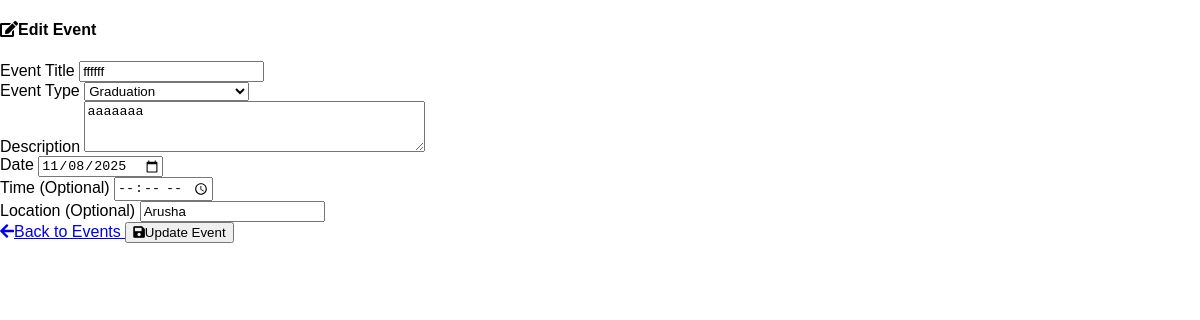
The app's page /primary_dashboard/events/edit/7/ (signed in) with its own data.
### primary_dashboard/models.py (models this page shows, shortened)
class Event(models.Model):
    EVENT_TYPES = [
        ('graduation', 'Graduation'),
        ('meeting', 'Parent-Teacher Meeting'),
        ('sports', 'Sports Event'),
        ('cultural', 'Cultural Event'),
        ('exam', 'Exam Related'),
        ('holiday', 'Holiday/Closure'),
        ('Others', 'others'),
    ]
    title = models.CharField(max_length=255)
    description = models.TextField()
    date = models.DateField()
    time = models.TimeField(null=True, blank=True)
    location = models.CharField(max_length=255, blank=True)
    event_type = models.CharField(max_length=20, choices=EVENT_TYPES, default='other')
    created_by = models.ForeignKey(settings.AUTH_USER_MODEL, on_delete=models.SET_NULL, null=True)
    created_at = models.DateTimeField(auto_now_add=True)

### primary_dashboard/views.py (the view)
# urls.py: path('events/edit/<int:event_id>/', edit_event, name='edit_event'),
@login_required
def edit_event(request, event_id):
    from .models import Event
    from .forms import EventForm
    event = get_object_or_404(Event, id=event_id)
    if request.method == 'POST':
        form = EventForm(request.POST, instance=event)
        if form.is_valid():
            form.save()
            messages.success(request, 'Event updated successfully!')
            return redirect('primary_dashboard:events_list')
    else:
        form = EventForm(instance=event)
    return render(request, 'primary_dashboard/edit_event.html', {'form': form, 'event': event})

### primary_dashboard/forms.py
class EventForm(forms.ModelForm):
    class Meta:
        model = Event
        fields = ['title', 'description', 'date', 'time', 'location', 'event_type']
        widgets = {
            'date': forms.DateInput(attrs={'type': 'date'}),
            'time': forms.TimeInput(attrs={'type': 'time'}),
            'description': forms.Textarea(attrs={'rows': 3}),
            'event_type': forms.Select(attrs={'class': 'form-select'}),
        }

### primary_dashboard/context_processors.py (called while the page is built)
def classes_context(request):
    classes = Class.objects.all()
    return {'classes': classes}

def teacher_context(request):
    teachers = User.objects.filter(groups__name='Teachers')
    total_teachers = teachers.count()
    return {
        'teachers': teachers,
        'total_teachers': total_teachers
    }

def unread_notifications(request):
    if not request.user.is_authenticated:
        return {'unread_notifications': 0, 'primary_unread': 0, 'secondary_unread': 0}
    try:
        from .models import Notification as PrimaryNotification
        from secondary_dashboard.models import Notification as SecondaryNotification
        primary_unread = PrimaryNotification.objects.filter(is_active=True).exclude(read_by=request.user).count()
        secondary_unread = SecondaryNotification.objects.filter(is_active=True).exclude(read_by=request.user).count()
        total = primary_unread + secondary_unread
    except Exception:
        primary_unread = 0
        secondary_unread = 0
        total = 0
    return {
        'unread_notifications': total,
        'primary_unread': primary_unread,
        'secondary_unread': secondary_unread,
    }

### secondary_dashboard/context_processors.py (called while the page is built)
def secondary_teachers(request):
    teachers = Teacher.objects.filter(school_level='secondary').order_by('first_name', 'last_name')
    return {'secondary_teachers': teachers}

### primary_dashboard/templates/primary_dashboard/edit_event.html (shortened to what this page needs)
{% extends 'base/base.html' %}
{% load static %}
{% block content %}
<div class="container py-4">
    <div class="row justify-content-center">
        <div class="col-md-8">
            <div class="card shadow">
                <div class="card-header bg-warning text-dark">
                    <h4 class="mb-0"><i class="fas fa-edit me-2"></i>Edit Event</h4>
                </div>
                <div class="card-body">
                    <form method="post">
                        <div class="row">
                            <div class="col-md-6 mb-3">
                                <label for="{{ form.title.id_for_label }}" class="form-label">Event Title</label>
                                {{ form.title }}
                            </div>
                            <div class="col-md-6 mb-3">
                                <label for="{{ form.event_type.id_for_label }}" class="form-label">Event Type</label>
                                {{ form.event_type }}
                            </div>
                        </div>
                        <div class="mb-3">
                            <label for="{{ form.description.id_for_label }}" class="form-label">Description</label>
                            {{ form.description }}
                        </div>
                        <div class="row">
                            <div class="col-md-4 mb-3">
                                <label for="{{ form.date.id_for_label }}" class="form-label">Date</label>
                                {{ form.date }}
                            </div>
                            <div class="col-md-4 mb-3">
                                <label for="{{ form.time.id_for_label }}" class="form-label">Time (Optional)</label>
                                {{ form.time }}
                            </div>
                            <div class="col-md-4 mb-3">
                                <label for="{{ form.location.id_for_label }}" class="form-label">Location (Optional)</label>
                                {{ form.location }}
                            </div>
                        </div>
                        <div class="d-flex justify-content-between">
                            <a href="{% url 'primary_dashboard:events_list' %}" class="btn btn-secondary">
                                <i class="fas fa-arrow-left me-2"></i>Back to Events
                            </a>
                            <button type="submit" class="btn btn-warning">
                                <i class="fas fa-save me-2"></i>Update Event
                            </button>
                        </div>
                    </form>
                </div>
            </div>
        </div>
    </div>
</div>
{% endblock %}

### base/static/base/main.css (style rules this page uses)
body { font-family: sans-serif; margin: 0; padding: 0; }

### records on screen
Event: title "ffffff", event_type "Graduation", description "aaaaaaa", date "11/08/2025", location "Arusha"
